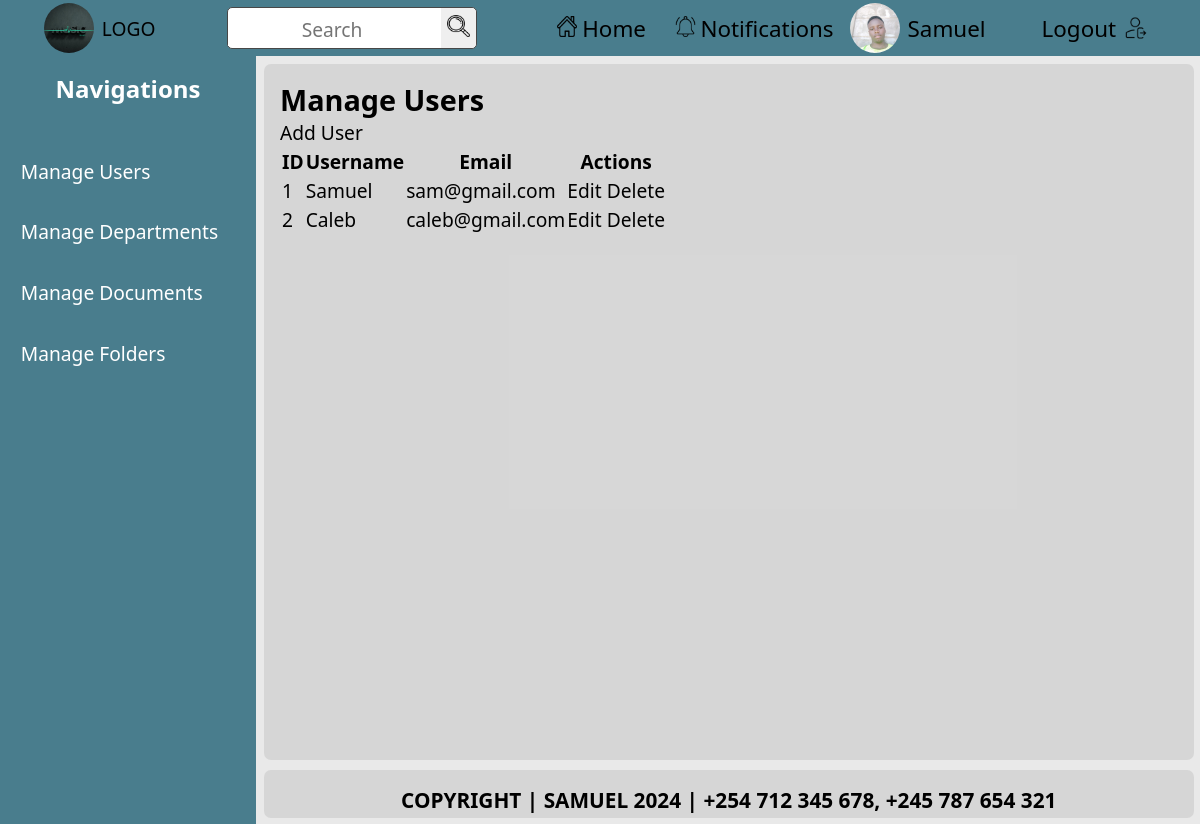
Page /custom-admin/users/ (signed in) on the committed database.
### documents/models.py (models this page shows, shortened)
class CustomUser(AbstractUser):
    department = models.ForeignKey(
        Department,
        on_delete=models.SET_NULL,
        null=True,
        blank=True,
        related_name='users'
    )
    nationalID = models.CharField(max_length=20, unique=True, null=True, blank=True)  # Adjust max_length as necessary
    contact_number = models.CharField(max_length=15, unique=True, null=True, blank=True)  # Adjust max_length as necessary
    groups = models.ManyToManyField(
        Group,
        related_name='customuser_set',  # Ensure unique related_name
        blank=True,
    )
    user_permissions = models.ManyToManyField(
        Permission,
        related_name='customuser_set',  # Ensure unique related_name
        blank=True,
    )

### custom_admin_dashboard/views.py (the view)
# urls.py: path('users/', views.manage_users, name='manage_users'),  # List users
@login_required
@admin_required(login_url='/login/')
def manage_users(request):
    users = CustomUser.objects.all()  # Change this to CustomUser
    return render(request, 'custom_admin_dashboard/admin_manage_user.html', {'users': users})

### custom_admin_dashboard/views.py (called while the page is built)
def admin_required(login_url=None):
    return user_passes_test(lambda u: u.is_superuser, login_url=login_url)

### documents/context_processors.py (called while the page is built)
def departments_context(request):
    user_department = None
    if request.user.is_authenticated:
        user_department = request.user.department  # Assuming User model has a 'department' field
    return {
        'user_department': user_department
    }

### custom_admin_dashboard/templates/custom_admin_dashboard/admin_manage_user.html (shortened to what this page needs)
{% extends 'admin_base.html' %}
{% block content %}
<h2>Manage Users</h2>
<a
  href="{% url 'custom_admin_dashboard:admin_add_user' %}"
  class="btn btn-primary"
  >Add User</a
>
<table class="table">
  <thead>
    <tr>
      <th>ID</th>
      <th>Username</th>
      <th>Email</th>
      <th>Actions</th>
    </tr>
  </thead>
  <tbody>
    {% for user in users %}
    <tr>
      <td>{{ user.id }}</td>
      <td>{{ user.username }}</td>
      <td>{{ user.email }}</td>
      <td>
        <a
          href="{% url 'custom_admin_dashboard:admin_edit_user' user.id %}"
          class="btn btn-warning"
          >Edit</a
        >
        <a
          href="{% url 'custom_admin_dashboard:admin_delete_user' user.id %}"
          class="btn btn-danger"
          >Delete</a
        >
      </td>
    </tr>
    {% endfor %}
  </tbody>
</table>
{% endblock %}

### templates/admin_base.html (shortened to what this page needs)
<!DOCTYPE html>
{% load static %}
<html lang="en">
  <head>
    <link rel="stylesheet" href="{% static 'css/index.css' %}" />
  </head>
  <body>
    <header>
      <a
        href="{% if user.is_superuser %}{% url 'custom_admin_dashboard:admin_dashboard' %}{% else %}{% url 'documents:home' %}{% endif %}"
      >
        <div class="left-row">
          <img
            src="{% static 'images/logo.jpg' %}"
            alt="logo image"
            width="50"
            height="50"
          />
          <span>LOGO</span>
        </div>
      </a>
      <div class="middle-row">
        <form action="{% url 'custom_admin_dashboard:search' %}" method="get">
          <input type="text" name="q" placeholder="Search" required />
          <button type="submit">
            <img src="{% static 'images/search.png' %}" alt="Search" />
          </button>
        </form>
      </div>
      <div class="right-row">
        <ul>
          <a
            href="{% if user.is_superuser %}{% url 'custom_admin_dashboard:admin_dashboard' %}{% else %}{% url 'documents:home' %}{% endif %}"
          >
            <li>
              <span
                ><img src="{% static 'images/home.png' %}" alt="Home" /></span
              >Home
            </li>
          </a>
          <a href="#">
            <li>
              <span
                ><img
                  src="{% static 'images/notification.png' %}"
                  alt="Notifications" /></span
              >Notifications
            </li>
          </a>
        </ul>
        <a href="#">
          <div class="profile">
            <img
              src="{% static 'images/profile.jpg' %}"
              alt="profile picture"
              width="50"
              height="50"
            />
            <span>{{ user.username }}</span>
          </div>
        </a>
        <a href="{% url 'documents:logout' %}">
          <div class="last">
            <span>Logout</span>
            <img src="{% static 'images/logout.png' %}" alt="Logout" />
          </div>
        </a>
      </div>
    </header>
    <main>
      <section>
        <div class="sidebar">
          <div class="title">
            <h1>Navigations</h1>
          </div>
          <div class="sidebar-list">
            <nav>
              <ul>
                <a href="{% url 'custom_admin_dashboard:manage_users' %}">
                  <div class="sidebar-items"><li>Manage Users</li></div>
                </a>
                <a href="{% url 'custom_admin_dashboard:admin_departments' %}">
                  <div class="sidebar-items">
                    <li>Manage Departments</li>
                  </div>
                </a>
                <a href="{% url 'custom_admin_dashboard:admin_documents' %}">
                  <div class="sidebar-items"><li>Manage Documents</li></div>
                </a>
                <a href="{% url 'custom_admin_dashboard:admin_folders' %}">
                  <div class="sidebar-items"><li>Manage Folders</li></div>
                </a>
              </ul>
            </nav>
          </div>
        </div>
      </section>
      <section>
        <div class="container">
          {% block content %} {% endblock %}
        </div>
      </section>
    </main>
    <footer>
      <div class="endnote">
        <p>COPYRIGHT | SAMUEL 2024 | +254 712 345 678, +245 787 654 321</p>
      </div>
    </footer>
  </body>
</html>

### static/css/index.css (style rules this page uses)
* { margin: 0; padding: 0; box-sizing: border-box; text-decoration: none; font-family: "Segoe UI", Tahoma, Geneva, Verdana, sans-serif; }
a { color: black; }
li { list-style: none; }
body { background-color: hsla(0, 0%, 90%, 0.87); }
header { display: flex; align-items: center; justify-content: space-around; padding: 0.5rem; background-color: hsl(194, 32%, 42%); position: fixed; font-size: 1.2rem; top: 0; left: 0; right: 0; height: 3.5rem; z-index: 100; }
header ul { display: flex; list-style: none; gap: 0.8rem; }
header ul li { font-size: 1.4rem; border-radius: 6px; }
.left-row { display: flex; align-items: center; }
.middle-row form { background-color: white; width: auto; border: 1.5px solid hsl(0, 0%, 28%); border-radius: 5px; }
.middle-row form input { outline: none; border: none; text-align: center; padding: 0.3rem; }
.middle-row form input::placeholder { margin: auto; font-size: 1.2rem; }
.middle-row form button img { width: 1.4rem; height: 1.4rem; }
.middle-row form button { cursor: pointer; padding: 0.4rem; border: none; outline: none; border-top-right-radius: 5px; border-bottom-right-radius: 5px; }
.right-row { display: flex; align-items: center; }
.right-row ul { cursor: pointer; }
.right-row ul li { display: flex; align-items: center; justify-content: center; padding: 0.5rem; }
.right-row ul li img { margin-right: 0.3rem; width: 1.3rem; height: 1.3rem; }
.left-row span { cursor: pointer; }
.left-row img { cursor: pointer; object-fit: cover; margin-right: 0.5rem; width: 50px; height: 50px; border-radius: 50%; }
.last { display: flex; align-items: center; justify-content: center; gap: 0.5rem; margin-left: 3rem; font-size: 1.4rem; border-radius: 6px; padding: 0.5rem; }
.last img { width: 1.5rem; height: 1.5rem; }
.profile { font-size: 1.4rem; border-radius: 6px; margin-left: 0.5rem; display: flex; align-items: center; }
.profile img { object-fit: cover; margin-right: 0.5rem; width: 50px; height: 50px; border-radius: 50%; }
.sidebar { color: white; background-color: hsl(194, 32%, 42%); position: fixed; width: 16rem; top: 3.5rem; bottom: 0; display: flex; flex-direction: column; gap: 1rem; }
.sidebar .title { padding: 1rem; text-align: center; }
.sidebar-items { color: white; margin: 0.5rem; font-size: 1.2rem; border-radius: 5px; padding: 0.8rem; }
.container { overflow-y: auto; font-size: 1.2rem; height: 87vh; width: auto; background-color: hsla(0, 0%, 77%, 0.5); padding: 1rem; margin-top: 4rem; margin-left: 16.5rem; margin-right: 0.4rem; margin-bottom: 4rem; border-radius: 7px; }
.endnote { bottom: 0; right: 0; left: 0; position: fixed; padding: 1rem; font-size: 1.3rem; font-weight: bold; background-color: hsla(0, 0%, 77%, 0.5); height: 3rem; text-align: center; justify-content: center; margin-left: 16.5rem; margin-right: 0.4rem; margin-bottom: 0.4rem; border-radius: 7px; }

### rows in the picture
CustomUser: username "Samuel", id "1", email "sam@gmail.com"
CustomUser: id "2", username "Caleb", email "caleb@gmail.com"
